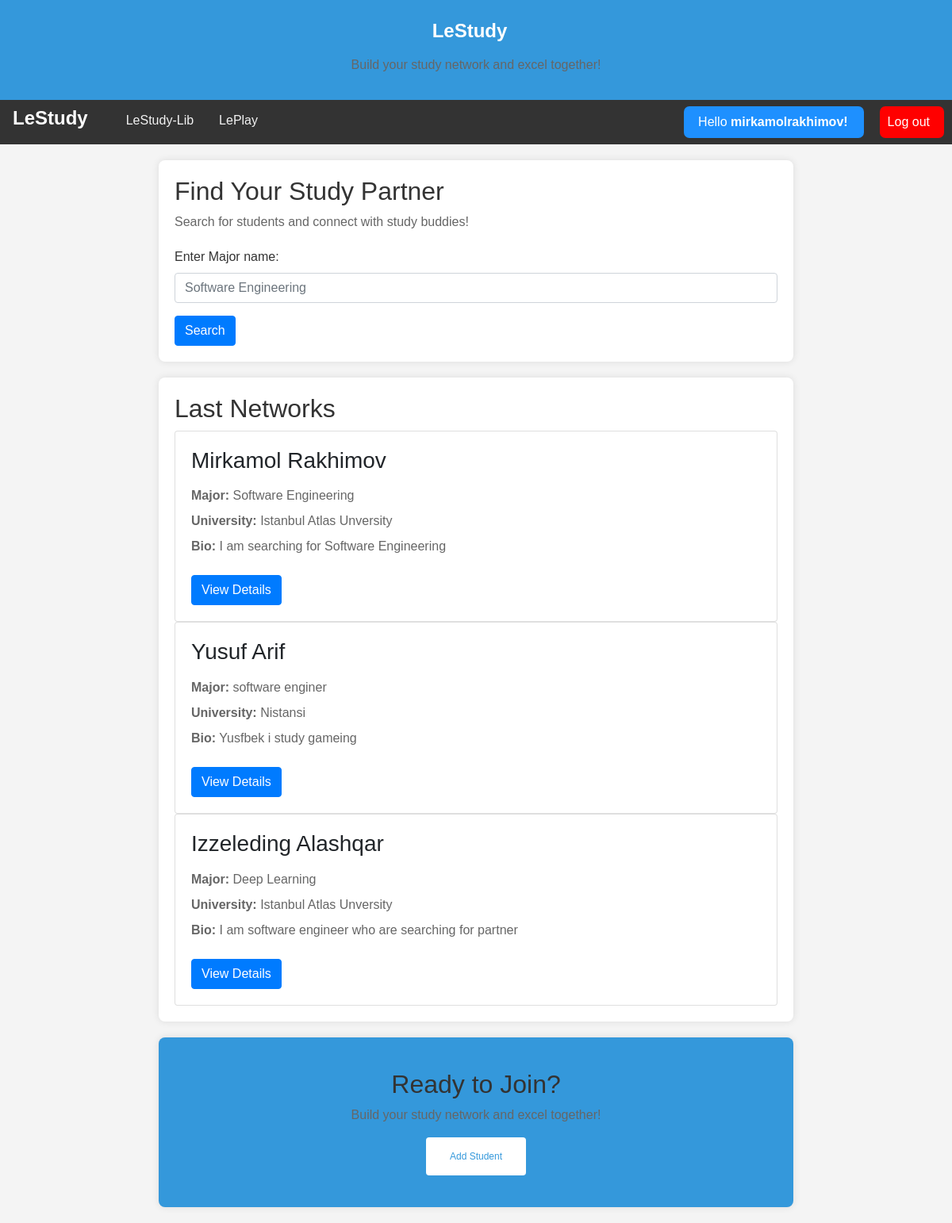
The app's page / (signed in) with its own data.
### LetsStudyApp/models.py (models this page shows, shortened)
class Student(models.Model):
    first_name = models.CharField(max_length=100)
    last_name = models.CharField(max_length=100)
    bio = models.TextField(blank=True, null=True)
    phone_number = models.CharField(max_length=20, unique=True)
    university_name = models.CharField(max_length=100)
    university_location = models.CharField(max_length=255)
    major_name = models.CharField(max_length=100)

### LetsStudyApp/views.py (the view)
# urls.py: path('', homeView.as_view(), name='home'),
class homeView(ListView):
    model = Student
    template_name = 'LetsStudyApp/home.html'
    context_object_name = 'students'
    def get_queryset(self):
        query = self.request.GET.get('item_search')
        if query:
            return Student.objects.filter(major_name__icontains=query)
        else:
            return Student.objects.all()

### LetsStudyApp/templates/LetsStudyApp/home.html (shortened to what this page needs)
<!DOCTYPE html>
<html lang="en">
<head>
    <link rel="stylesheet" href="https://stackpath.bootstrapcdn.com/bootstrap/4.3.1/css/bootstrap.min.css">
</head>
<body>
  <header>
    <h1 class="navbar-brand">LeStudy</h1>
    <p>Build your study network and excel together!</p>
  </header>
  <nav>
    <a class="navbar-brand" href="{% url 'home' %}">LeStudy</a>
    <a href="{% url 'library' %}">LeStudy-Lib</a>
    <a href="{% url 'game' %}">LePlay</a>
         {% if user.is_authenticated %}
            <a href="{% url 'logout' %}" style="float: right; background-color: red; padding-left: 10px; margin-right: 10px;" class="button">Log out</a>
             <a href="#"  style="float: right; background-color: dodgerblue; padding-right: 20px; margin-right: 20px;" class="button">Hello <b>{{user.username}}!</b> </a>
          {% else %}
              <a href="{% url 'login' %}" style="float: right; background-color: dodgerblue; padding-right: 20px; margin-right: 20px;" class="button">Log In</a>
           {% endif %}
  </nav>
<section id="search-section" class="fancy-section">
    <div class="fancy-elements">
        <h2>Find Your Study Partner</h2>
        <p>Search for students and connect with study buddies!</p>
        <form action="" method="GET" class="search-form">
            <div class="form-group">
                <label for="search">Enter Major name:</label>
                <input type="text" id="search" name="item_search" class="form-control" placeholder="Software Engineering">
            </div>
            <button type="submit" class="btn btn-primary">Search</button>
        </form>
    </div>
</section>
<section>
  <h2>Last Networks</h2>
    {% for student in students %}
        <div class="card">
            <div class="card-body">
                <h3 class="card-title mb-3">{{ student.first_name }} {{ student.last_name }}</h3>
                <p class="card-text mb-2"><strong>Major:</strong> {{ student.major_name }}</p>
                <p class="card-text mb-2"><strong>University:</strong> {{ student.university_name }}</p>
                <p class="card-text mb-4"><strong>Bio:</strong> {{ student.bio }}</p>
                <a href="{% url 'student_detail' student.id %}" class="btn btn-primary">View Details</a>
            </div>
        </div>
{% endfor %}
</section>
    <section id="add-student-section" class="fancy-section">
  <div class="fancy-elements">
    <h2>Ready to Join?</h2>
    <p>Build your study network and excel together!</p>
    <a href="{% url 'add_student' %}" class="fancy-button">Add Student</a>
  </div>
</section>
</body>
</html>

### LetsStudyApp/templates/LetsStudyApp/home.html (style rules this page uses)
body { font-family: 'Arial', sans-serif; margin: 0; padding: 0; background-color: #f4f4f4; }
header { background-color: #3498db; color: #fff; padding: 1em 0; text-align: center; }
nav { background-color: #333; overflow: hidden; }
nav a { float: left; display: block; color: #f2f2f2; text-align: center; padding: 14px 16px; text-decoration: none; }
.navbar-brand { font-size: 1.5em; font-weight: bold; color: #fff; }
section { max-width: 800px; margin: 20px auto; padding: 20px; background-color: #fff; border-radius: 8px; box-shadow: 0 0 10px rgba(0, 0, 0, 0.1); }
h2 { color: #333; }
p { color: #666; }
.button { display: inline-block; padding: 8px 18px; margin: 8px 0; background-color: #3498db; color: #fff; text-decoration: none; border-radius: 7px; transition: background-color 0.3s ease; }
form { margin-top: 20px; }
label { display: block; margin-bottom: 8px; color: #333; }
input, textarea { width: 100%; padding: 8px; margin-bottom: 16px; box-sizing: border-box; }
#add-student-section { background-color: #3498db; color: #fff; text-align: center; padding: 40px 0; }
.fancy-elements { max-width: 800px; margin: 0 auto; }
.fancy-button { display: inline-block; padding: 15px 30px; background-color: #fff; color: #3498db; text-decoration: none; font-size: 12px; border-radius: 4px; transition: background-color 0.3s ease, color 0.3s ease; }

### records on screen
Student: first_name "Mirkamol", last_name "Rakhimov", major_name "Software Engineering", university_name "Istanbul Atlas Unversity", bio "I am searching for Software Engineering"
Student: first_name "Yusuf", last_name "Arif", major_name "software enginer", university_name "Nistansi", bio "Yusfbek i study gameing"
Student: first_name "Izzeleding", last_name "Alashqar", major_name "Deep Learning", university_name "Istanbul Atlas Unversity", bio "I am software engineer who are searching for partner"

### other values on screen
{{ user.username }} "mirkamolrakhimov"
